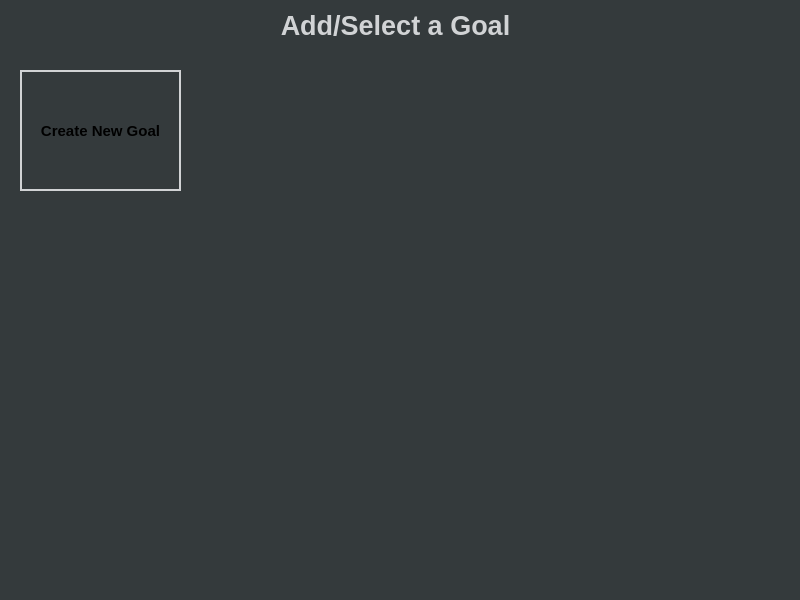
<?xml version="1.0" encoding="UTF-8"?>
<ui version="4.0">
 <class>MainWindow</class>
 <widget class="QMainWindow" name="MainWindow">
  <property name="geometry">
   <rect>
    <x>0</x>
    <y>0</y>
    <width>800</width>
    <height>600</height>
   </rect>
  </property>
  <property name="cursor">
   <cursorShape>ArrowCursor</cursorShape>
  </property>
  <property name="windowTitle">
   <string>MainWindow</string>
  </property>
  <property name="styleSheet">
   <string notr="true">background-color: rgb(52, 58, 60);</string>
  </property>
  <widget class="QWidget" name="centralwidget">
   <widget class="QLabel" name="header">
    <property name="geometry">
     <rect>
      <x>200</x>
      <y>0</y>
      <width>391</width>
      <height>51</height>
     </rect>
    </property>
    <property name="font">
     <font>
      <pointsize>20</pointsize>
      <weight>75</weight>
      <bold>true</bold>
     </font>
    </property>
    <property name="styleSheet">
     <string notr="true">color: rgb(209, 211, 213);</string>
    </property>
    <property name="text">
     <string>Add/Select a Goal</string>
    </property>
    <property name="alignment">
     <set>Qt::AlignCenter</set>
    </property>
   </widget>
   <widget class="QPushButton" name="create_goal_btn">
    <property name="geometry">
     <rect>
      <x>20</x>
      <y>70</y>
      <width>161</width>
      <height>121</height>
     </rect>
    </property>
    <property name="font">
     <font>
      <pointsize>11</pointsize>
      <weight>75</weight>
      <bold>true</bold>
     </font>
    </property>
    <property name="cursor">
     <cursorShape>PointingHandCursor</cursorShape>
    </property>
    <property name="styleSheet">
     <string notr="true">border: 2px solid rgb(209, 211, 213);</string>
    </property>
    <property name="text">
     <string>Create New Goal</string>
    </property>
    <property name="icon">
     <iconset>
      <normaloff>../plus.png</normaloff>../plus.png</iconset>
    </property>
    <property name="iconSize">
     <size>
      <width>20</width>
      <height>20</height>
     </size>
    </property>
   </widget>
  </widget>
 </widget>
 <resources/>
 <connections/>
</ui>
